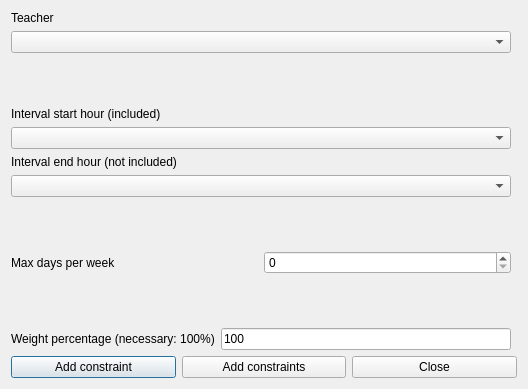
<?xml version="1.0" encoding="UTF-8"?>
<ui version="4.0">
 <class>AddConstraintTeacherAfternoonIntervalMaxDaysPerWeekForm_template</class>
 <widget class="QDialog" name="AddConstraintTeacherAfternoonIntervalMaxDaysPerWeekForm_template">
  <property name="geometry">
   <rect>
    <x>0</x>
    <y>0</y>
    <width>528</width>
    <height>389</height>
   </rect>
  </property>
  <property name="windowTitle">
   <string extracomment="This is the title of the dialog to add a new constraint of this type">Add teacher afternoon interval max days per week</string>
  </property>
  <layout class="QGridLayout">
   <item row="0" column="0">
    <layout class="QVBoxLayout">
     <item>
      <widget class="QLabel" name="teacherTextLabel">
       <property name="frameShape">
        <enum>QFrame::NoFrame</enum>
       </property>
       <property name="frameShadow">
        <enum>QFrame::Plain</enum>
       </property>
       <property name="text">
        <string>Teacher</string>
       </property>
       <property name="wordWrap">
        <bool>false</bool>
       </property>
      </widget>
     </item>
     <item>
      <widget class="QComboBox" name="teachersComboBox">
       <property name="editable">
        <bool>false</bool>
       </property>
       <property name="insertPolicy">
        <enum>QComboBox::NoInsert</enum>
       </property>
       <property name="duplicatesEnabled">
        <bool>false</bool>
       </property>
      </widget>
     </item>
    </layout>
   </item>
   <item row="8" column="0" colspan="2">
    <layout class="QHBoxLayout">
     <item>
      <widget class="QPushButton" name="addConstraintPushButton">
       <property name="text">
        <string>Add constraint</string>
       </property>
      </widget>
     </item>
     <item>
      <widget class="QPushButton" name="addConstraintsPushButton">
       <property name="text">
        <string>Add constraints</string>
       </property>
      </widget>
     </item>
     <item>
      <widget class="QPushButton" name="closePushButton">
       <property name="text">
        <string>Close</string>
       </property>
      </widget>
     </item>
    </layout>
   </item>
   <item row="7" column="0">
    <layout class="QHBoxLayout">
     <item>
      <widget class="QLabel" name="weightTextLabel">
       <property name="frameShape">
        <enum>QFrame::NoFrame</enum>
       </property>
       <property name="frameShadow">
        <enum>QFrame::Plain</enum>
       </property>
       <property name="text">
        <string>Weight percentage (necessary: 100%)</string>
       </property>
       <property name="wordWrap">
        <bool>false</bool>
       </property>
      </widget>
     </item>
     <item>
      <widget class="QLineEdit" name="weightLineEdit">
       <property name="text">
        <string notr="true">100</string>
       </property>
      </widget>
     </item>
    </layout>
   </item>
   <item row="6" column="0">
    <spacer name="spacer1">
     <property name="orientation">
      <enum>Qt::Vertical</enum>
     </property>
     <property name="sizeType">
      <enum>QSizePolicy::Expanding</enum>
     </property>
     <property name="sizeHint" stdset="0">
      <size>
       <width>20</width>
       <height>31</height>
      </size>
     </property>
    </spacer>
   </item>
   <item row="5" column="0">
    <layout class="QHBoxLayout">
     <item>
      <widget class="QLabel" name="maxDaysTextLabel">
       <property name="frameShape">
        <enum>QFrame::NoFrame</enum>
       </property>
       <property name="frameShadow">
        <enum>QFrame::Plain</enum>
       </property>
       <property name="text">
        <string>Max days per week</string>
       </property>
       <property name="wordWrap">
        <bool>false</bool>
       </property>
      </widget>
     </item>
     <item>
      <widget class="QSpinBox" name="maxDaysSpinBox"/>
     </item>
    </layout>
   </item>
   <item row="4" column="0">
    <spacer name="spacer1_2">
     <property name="orientation">
      <enum>Qt::Vertical</enum>
     </property>
     <property name="sizeType">
      <enum>QSizePolicy::Expanding</enum>
     </property>
     <property name="sizeHint" stdset="0">
      <size>
       <width>20</width>
       <height>31</height>
      </size>
     </property>
    </spacer>
   </item>
   <item row="3" column="0">
    <layout class="QVBoxLayout">
     <item>
      <widget class="QLabel" name="endTextLabel">
       <property name="frameShape">
        <enum>QFrame::NoFrame</enum>
       </property>
       <property name="frameShadow">
        <enum>QFrame::Plain</enum>
       </property>
       <property name="text">
        <string extracomment="This field refers to a constraint operating on a given hourly interval. The selected start hour of the interval is included (is counted) in the constraint, while the selected end hour of the interval is not included (is not counted) in the constraint.">Interval end hour (not included)</string>
       </property>
       <property name="wordWrap">
        <bool>false</bool>
       </property>
      </widget>
     </item>
     <item>
      <widget class="QComboBox" name="endHourComboBox">
       <property name="editable">
        <bool>false</bool>
       </property>
       <property name="insertPolicy">
        <enum>QComboBox::NoInsert</enum>
       </property>
       <property name="duplicatesEnabled">
        <bool>false</bool>
       </property>
      </widget>
     </item>
    </layout>
   </item>
   <item row="2" column="0">
    <layout class="QVBoxLayout">
     <item>
      <widget class="QLabel" name="startTextLabel">
       <property name="frameShape">
        <enum>QFrame::NoFrame</enum>
       </property>
       <property name="frameShadow">
        <enum>QFrame::Plain</enum>
       </property>
       <property name="text">
        <string extracomment="This field refers to a constraint operating on a given hourly interval. The selected start hour of the interval is included (is counted) in the constraint, while the selected end hour of the interval is not included (is not counted) in the constraint.">Interval start hour (included)</string>
       </property>
       <property name="wordWrap">
        <bool>false</bool>
       </property>
      </widget>
     </item>
     <item>
      <widget class="QComboBox" name="startHourComboBox">
       <property name="editable">
        <bool>false</bool>
       </property>
       <property name="insertPolicy">
        <enum>QComboBox::NoInsert</enum>
       </property>
       <property name="duplicatesEnabled">
        <bool>false</bool>
       </property>
      </widget>
     </item>
    </layout>
   </item>
   <item row="1" column="0">
    <spacer name="spacer1_3">
     <property name="orientation">
      <enum>Qt::Vertical</enum>
     </property>
     <property name="sizeType">
      <enum>QSizePolicy::Expanding</enum>
     </property>
     <property name="sizeHint" stdset="0">
      <size>
       <width>20</width>
       <height>31</height>
      </size>
     </property>
    </spacer>
   </item>
  </layout>
 </widget>
 <layoutdefault spacing="6" margin="11"/>
 <resources/>
 <connections/>
</ui>
